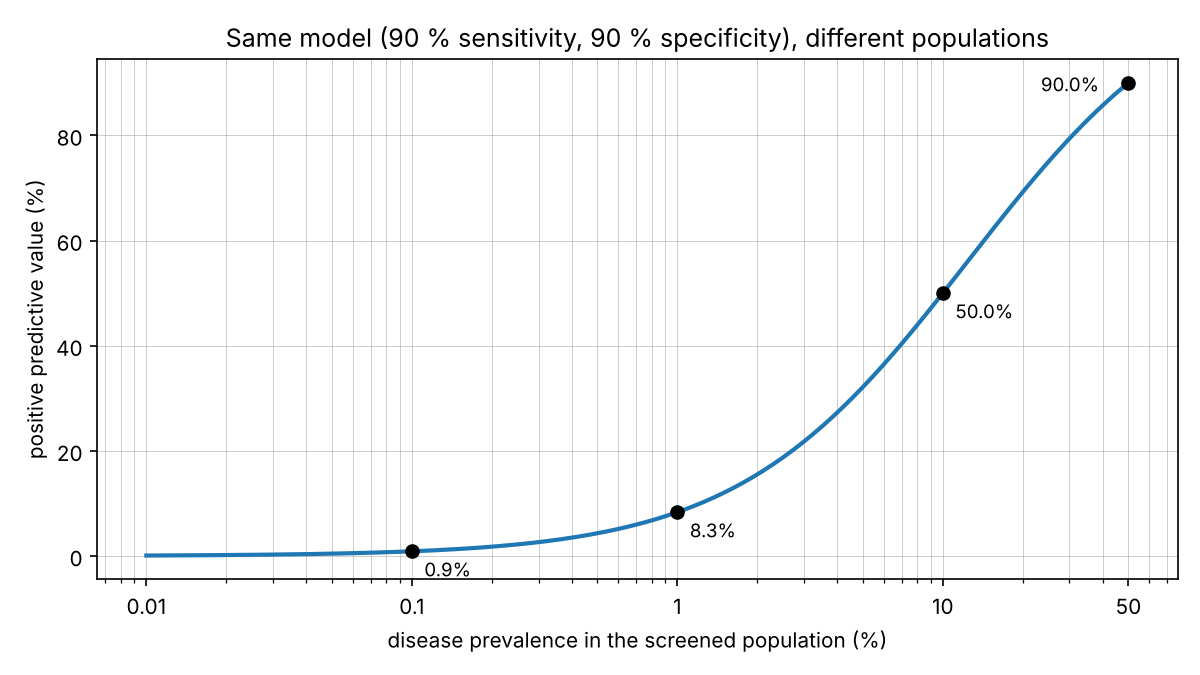

The Python source for this figure:
"""How often is a positive screening result real? PPV depends on prevalence.

A classifier with 90 % sensitivity and 90 % specificity is applied to populations
with different disease prevalence. The model never changes; only the population does.
Synthetic data only.
Run: python screening_ppv.py
"""
import numpy as np
import matplotlib.pyplot as plt

rng = np.random.default_rng(0)
sensitivity, specificity = 0.90, 0.90


def ppv_exact(prevalence):
    tp = sensitivity * prevalence
    fp = (1 - specificity) * (1 - prevalence)
    return tp / (tp + fp)


def simulate(prevalence, n):
    """Draw n people, apply the classifier, return (TP, FP, flagged)."""
    sick = rng.random(n) < prevalence
    flagged = np.where(sick, rng.random(n) < sensitivity, rng.random(n) > specificity)
    tp = int(np.sum(flagged & sick))
    fp = int(np.sum(flagged & ~sick))
    return tp, fp, tp + fp


# 1) The example from the post: 1,000 people, 1 % prevalence (expected counts)
n, prev = 1000, 0.01
sick = round(n * prev)
tp = round(sick * sensitivity)
fp = round((n - sick) * (1 - specificity))
print(f"1,000 people, 1 % prevalence: {sick} sick, {tp} caught, {fp} healthy people flagged")
print(f"flagged: {tp + fp}, really sick: {tp}, PPV = {tp / (tp + fp):.1%}")

# 2) Same model, other populations (simulated with 1,000,000 people each)
print("\nprevalence   PPV (exact)   PPV (simulated)")
for p in [0.5, 0.1, 0.01, 0.001]:
    tp_s, fp_s, flagged_s = simulate(p, 1_000_000)
    print(f"{p:>9.1%}   {ppv_exact(p):>10.1%}   {tp_s / flagged_s:>14.1%}")

# 3) Figure
prevalences = np.logspace(-4, np.log10(0.5), 200)
marks = [0.5, 0.1, 0.01, 0.001]
fig, ax = plt.subplots(figsize=(8, 4.5))
ax.plot(prevalences * 100, ppv_exact(prevalences) * 100, lw=2)
for p in marks:
    ax.plot(p * 100, ppv_exact(p) * 100, "o", color="k")
    ax.annotate(f"{ppv_exact(p):.1%}", (p * 100, ppv_exact(p) * 100),
                textcoords="offset points", xytext=(-42, -4) if p == 0.5 else (6, -12), fontsize=9)
ax.set_xscale("log")
ax.set_xticks([0.01, 0.1, 1, 10, 50], ["0.01", "0.1", "1", "10", "50"])
ax.set_xlabel("disease prevalence in the screened population (%)")
ax.set_ylabel("positive predictive value (%)")
ax.set_title("Same model (90 % sensitivity, 90 % specificity), different populations")
ax.grid(True, which="both", lw=0.3)
fig.tight_layout()
fig.savefig("screening_ppv.png", dpi=150)
